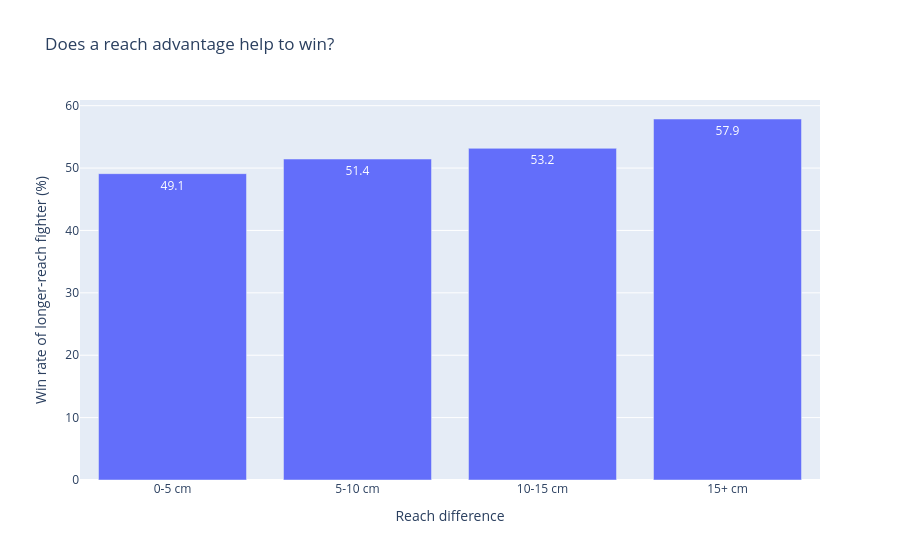

Here is the notebook cell this chart was saved with:
### Markdown cell above
QUESTION 2: Does reach help?

### Code cell
reach = df.dropna(subset=["R_Reach_cms", "B_Reach_cms"]).copy()
reach = reach[reach["R_Reach_cms"] != reach["B_Reach_cms"]]   # remove fights with equal reach

reach["reach_diff"] = (reach["R_Reach_cms"] - reach["B_Reach_cms"]).abs()
longer_reach = np.where(reach["R_Reach_cms"] > reach["B_Reach_cms"], "Red", "Blue")
reach["longer_reach_won"] = longer_reach == reach["Winner"]

# Group fights by size of the reach difference
reach["diff_group"] = pd.cut(reach["reach_diff"], [0, 5, 10, 15, 100],
                             labels=["0-5 cm", "5-10 cm", "10-15 cm", "15+ cm"])
reach_table = (reach.groupby("diff_group", observed=True)["longer_reach_won"]
               .agg(win_rate="mean", fights="count").reset_index())
reach_table["win_rate"] = reach_table["win_rate"] * 100
print(reach_table)

px.bar(reach_table, x="diff_group", y="win_rate", text_auto=".1f",
       labels={"diff_group": "Reach difference", "win_rate": "Win rate of longer-reach fighter (%)"},
       title="Does a reach advantage help to win?")

### Figure 1 — Plotly figure (JSON) as saved in the notebook; plotly's stock layout.template omitted (floating-point values rounded to 4 significant figures)
{"data": [{"hovertemplate": "Reach difference=%{x}<br>Win rate of longer-reach fighter (%)=%{y}<extra></extra>", "legendgroup": "", "marker": {"color": "#636efa", "pattern": {"shape": ""}}, "name": "", "orientation": "v", "showlegend": false, "textposition": "auto", "texttemplate": "%{y:.1f}", "type": "bar", "x": ["0-5 cm", "5-10 cm", "10-15 cm", "15+ cm"], "xaxis": "x", "y": [49.1, 51.45, 53.16, 57.86], "yaxis": "y"}], "layout": {"barmode": "relative", "legend": {"tracegroupgap": 0}, "title": {"text": "Does a reach advantage help to win?"}, "xaxis": {"anchor": "y", "domain": [0, 1], "title": {"text": "Reach difference"}}, "yaxis": {"anchor": "x", "domain": [0, 1], "title": {"text": "Win rate of longer-reach fighter (%)"}}}}
